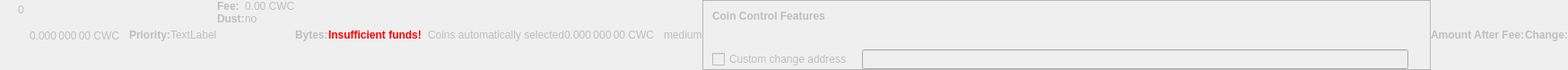
    <widget class="QWidget" name="dummyHideWidget" native="true">
     <property name="enabled">
      <bool>false</bool>
     </property>
     <property name="maximumSize">
      <size>
       <width>100</width>
       <height>22</height>
      </size>
     </property>
     <layout class="QHBoxLayout" name="dummyHideLayout">
      <property name="spacing">
       <number>0</number>
      </property>
      <property name="margin">
       <number>0</number>
      </property>
      <item>
       <layout class="QFormLayout" name="formLayoutCoinControl1">
        <property name="horizontalSpacing">
         <number>10</number>
        </property>
        <property name="verticalSpacing">
         <number>14</number>
        </property>
        <property name="leftMargin">
         <number>10</number>
        </property>
        <property name="topMargin">
         <number>4</number>
        </property>
        <property name="rightMargin">
         <number>6</number>
        </property>
        <item row="0" column="1">
         <widget class="QLabel" name="labelCoinControlBytes">
          <property name="cursor">
           <cursorShape>IBeamCursor</cursorShape>
          </property>
          <property name="contextMenuPolicy">
           <enum>Qt::ActionsContextMenu</enum>
          </property>
          <property name="text">
           <string notr="true">0</string>
          </property>
          <property name="textInteractionFlags">
           <set>Qt::LinksAccessibleByMouse|Qt::TextSelectableByKeyboard|Qt::TextSelectableByMouse</set>
          </property>
         </widget>
        </item>
       </layout>
      </item>
      <item>
       <widget class="QLabel" name="labelCoinControlAfterFee">
        <property name="enabled">
         <bool>false</bool>
        </property>
        <property name="sizePolicy">
         <sizepolicy hsizetype="Fixed" vsizetype="Fixed">
          <horstretch>0</horstretch>
          <verstretch>0</verstretch>
         </sizepolicy>
        </property>
        <property name="minimumSize">
         <size>
          <width>111</width>
          <height>12</height>
         </size>
        </property>
        <property name="maximumSize">
         <size>
          <width>111</width>
          <height>12</height>
         </size>
        </property>
        <property name="cursor">
         <cursorShape>IBeamCursor</cursorShape>
        </property>
        <property name="contextMenuPolicy">
         <enum>Qt::ActionsContextMenu</enum>
        </property>
        <property name="text">
         <string notr="true">0.000 000 00 CWC</string>
        </property>
        <property name="textInteractionFlags">
         <set>Qt::LinksAccessibleByMouse|Qt::TextSelectableByKeyboard|Qt::TextSelectableByMouse</set>
        </property>
       </widget>
      </item>
      <item>
       <widget class="QLabel" name="labelCoinControlPriorityText">
        <property name="enabled">
         <bool>false</bool>
        </property>
        <property name="font">
         <font>
          <weight>75</weight>
          <bold>true</bold>
         </font>
        </property>
        <property name="text">
         <string>Priority:</string>
        </property>
       </widget>
      </item>
      <item>
       <layout class="QHBoxLayout" name="horizontalLayout">
        <item>
         <widget class="QLabel" name="WarningLabel">
          <property name="text">
           <string>TextLabel</string>
          </property>
         </widget>
        </item>
       </layout>
      </item>
      <item>
       <layout class="QFormLayout" name="formLayoutCoinControl3">
        <property name="horizontalSpacing">
         <number>0</number>
        </property>
        <property name="verticalSpacing">
         <number>0</number>
        </property>
        <property name="leftMargin">
         <number>0</number>
        </property>
        <property name="topMargin">
         <number>0</number>
        </property>
        <property name="rightMargin">
         <number>0</number>
        </property>
        <item row="0" column="0">
         <widget class="QLabel" name="labelCoinControlFeeText">
          <property name="enabled">
           <bool>false</bool>
          </property>
          <property name="font">
           <font>
            <weight>75</weight>
            <bold>true</bold>
           </font>
          </property>
          <property name="text">
           <string>Fee:</string>
          </property>
          <property name="margin">
           <number>0</number>
          </property>
         </widget>
        </item>
        <item row="0" column="1">
         <widget class="QLabel" name="labelCoinControlFee">
          <property name="enabled">
           <bool>false</bool>
          </property>
          <property name="cursor">
           <cursorShape>IBeamCursor</cursorShape>
          </property>
          <property name="contextMenuPolicy">
           <enum>Qt::ActionsContextMenu</enum>
          </property>
          <property name="text">
           <string notr="true">0.00 CWC</string>
          </property>
          <property name="textInteractionFlags">
           <set>Qt::LinksAccessibleByMouse|Qt::TextSelectableByKeyboard|Qt::TextSelectableByMouse</set>
          </property>
         </widget>
        </item>
        <item row="1" column="0">
         <widget class="QLabel" name="labelCoinControlLowOutputText">
          <property name="enabled">
           <bool>false</bool>
          </property>
          <property name="font">
           <font>
            <weight>75</weight>
            <bold>true</bold>
           </font>
          </property>
          <property name="text">
           <string>Dust:</string>
          </property>
         </widget>
        </item>
        <item row="1" column="1">
         <widget class="QLabel" name="labelCoinControlLowOutput">
          <property name="enabled">
           <bool>false</bool>
          </property>
          <property name="cursor">
           <cursorShape>IBeamCursor</cursorShape>
          </property>
          <property name="contextMenuPolicy">
           <enum>Qt::ActionsContextMenu</enum>
          </property>
          <property name="text">
           <string>no</string>
          </property>
          <property name="textInteractionFlags">
           <set>Qt::LinksAccessibleByMouse|Qt::TextSelectableByKeyboard|Qt::TextSelectableByMouse</set>
          </property>
         </widget>
        </item>
       </layout>
      </item>
      <item>
       <widget class="QLabel" name="labelCoinControlBytesText">
        <property name="enabled">
         <bool>false</bool>
        </property>
        <property name="font">
         <font>
          <weight>75</weight>
          <bold>true</bold>
         </font>
        </property>
        <property name="text">
         <string>Bytes:</string>
        </property>
       </widget>
      </item>
      <item>
       <layout class="QFormLayout" name="formLayoutCoinControl2">
        <property name="horizontalSpacing">
         <number>0</number>
        </property>
        <property name="verticalSpacing">
         <number>0</number>
        </property>
        <property name="leftMargin">
         <number>0</number>
        </property>
        <property name="topMargin">
         <number>0</number>
        </property>
        <property name="rightMargin">
         <number>0</number>
        </property>
       </layout>
      </item>
      <item>
       <layout class="QHBoxLayout" name="horizontalLayoutCoinControl2">
        <property name="spacing">
         <number>0</number>
        </property>
        <property name="bottomMargin">
         <number>0</number>
        </property>
       </layout>
      </item>
      <item>
       <widget class="QLabel" name="labelCoinControlInsuffFunds">
        <property name="enabled">
         <bool>false</bool>
        </property>
        <property name="minimumSize">
         <size>
          <width>0</width>
          <height>0</height>
         </size>
        </property>
        <property name="font">
         <font>
          <weight>75</weight>
          <bold>true</bold>
         </font>
        </property>
        <property name="styleSheet">
         <string notr="true">color:red;font-weight:bold;</string>
        </property>
        <property name="text">
         <string>Insufficient funds!</string>
        </property>
        <property name="margin">
         <number>5</number>
        </property>
       </widget>
      </item>
      <item>
       <layout class="QFormLayout" name="formLayoutCoinControl4">
        <property name="horizontalSpacing">
         <number>0</number>
        </property>
        <property name="verticalSpacing">
         <number>0</number>
        </property>
        <property name="leftMargin">
         <number>0</number>
        </property>
        <property name="topMargin">
         <number>0</number>
        </property>
        <property name="rightMargin">
         <number>0</number>
        </property>
       </layout>
      </item>
      <item>
       <widget class="QLabel" name="labelCoinControlChangeLabel">
        <property name="enabled">
         <bool>false</bool>
        </property>
        <property name="sizePolicy">
         <sizepolicy hsizetype="Preferred" vsizetype="Expanding">
          <horstretch>0</horstretch>
          <verstretch>0</verstretch>
         </sizepolicy>
        </property>
        <property name="minimumSize">
         <size>
          <width>0</width>
          <height>0</height>
         </size>
        </property>
        <property name="text">
         <string/>
        </property>
        <property name="margin">
         <number>3</number>
        </property>
       </widget>
      </item>
      <item>
       <widget class="QLabel" name="labelCoinControlAutomaticallySelected">
        <property name="enabled">
         <bool>false</bool>
        </property>
        <property name="sizePolicy">
         <sizepolicy hsizetype="Fixed" vsizetype="Fixed">
          <horstretch>0</horstretch>
          <verstretch>0</verstretch>
         </sizepolicy>
        </property>
        <property name="minimumSize">
         <size>
          <width>0</width>
          <height>0</height>
         </size>
        </property>
        <property name="maximumSize">
         <size>
          <width>240</width>
          <height>16777215</height>
         </size>
        </property>
        <property name="text">
         <string>Coins automatically selected</string>
        </property>
        <property name="margin">
         <number>5</number>
        </property>
       </widget>
      </item>
      <item>
       <widget class="QLabel" name="labelCoinControlChange">
        <property name="enabled">
         <bool>false</bool>
        </property>
        <property name="sizePolicy">
         <sizepolicy hsizetype="Fixed" vsizetype="Fixed">
          <horstretch>0</horstretch>
          <verstretch>0</verstretch>
         </sizepolicy>
        </property>
        <property name="minimumSize">
         <size>
          <width>111</width>
          <height>0</height>
         </size>
        </property>
        <property name="maximumSize">
         <size>
          <width>111</width>
          <height>16777215</height>
         </size>
        </property>
        <property name="cursor">
         <cursorShape>IBeamCursor</cursorShape>
        </property>
        <property name="contextMenuPolicy">
         <enum>Qt::ActionsContextMenu</enum>
        </property>
        <property name="text">
         <string notr="true">0.000 000 00 CWC</string>
        </property>
        <property name="textInteractionFlags">
         <set>Qt::LinksAccessibleByMouse|Qt::TextSelectableByKeyboard|Qt::TextSelectableByMouse</set>
        </property>
       </widget>
      </item>
      <item>
       <widget class="QLabel" name="labelCoinControlPriority">
        <property name="enabled">
         <bool>false</bool>
        </property>
        <property name="cursor">
         <cursorShape>IBeamCursor</cursorShape>
        </property>
        <property name="contextMenuPolicy">
         <enum>Qt::ActionsContextMenu</enum>
        </property>
        <property name="text">
         <string>medium</string>
        </property>
        <property name="textInteractionFlags">
         <set>Qt::LinksAccessibleByMouse|Qt::TextSelectableByKeyboard|Qt::TextSelectableByMouse</set>
        </property>
       </widget>
      </item>
      <item>
       <widget class="QFrame" name="frameCoinControl">
        <property name="sizePolicy">
         <sizepolicy hsizetype="Expanding" vsizetype="Expanding">
          <horstretch>0</horstretch>
          <verstretch>0</verstretch>
         </sizepolicy>
        </property>
        <property name="maximumSize">
         <size>
          <width>16777215</width>
          <height>16777215</height>
         </size>
        </property>
        <property name="frameShape">
         <enum>QFrame::StyledPanel</enum>
        </property>
        <property name="frameShadow">
         <enum>QFrame::Sunken</enum>
        </property>
        <layout class="QVBoxLayout" name="verticalLayoutCoinControl2_2">
         <property name="spacing">
          <number>0</number>
         </property>
         <property name="margin">
          <number>0</number>
         </property>
         <item>
          <layout class="QVBoxLayout" name="verticalLayoutCoinControl" stretch="0,0,0,1">
           <property name="spacing">
            <number>0</number>
           </property>
           <property name="leftMargin">
            <number>10</number>
           </property>
           <property name="topMargin">
            <number>10</number>
           </property>
           <item>
            <layout class="QHBoxLayout" name="horizontalLayoutCoinControl1">
             <property name="bottomMargin">
              <number>15</number>
             </property>
             <item>
              <widget class="QLabel" name="labelCoinControlFeatures">
               <property name="enabled">
                <bool>false</bool>
               </property>
               <property name="sizePolicy">
                <sizepolicy hsizetype="Preferred" vsizetype="Maximum">
                 <horstretch>0</horstretch>
                 <verstretch>0</verstretch>
                </sizepolicy>
               </property>
               <property name="font">
                <font>
                 <weight>75</weight>
                 <bold>true</bold>
                </font>
               </property>
               <property name="styleSheet">
                <string notr="true">font-weight:bold;</string>
               </property>
               <property name="text">
                <string>Coin Control Features</string>
               </property>
              </widget>
             </item>
            </layout>
           </item>
           <item>
            <widget class="QWidget" name="widgetCoinControl" native="true">
             <property name="sizePolicy">
              <sizepolicy hsizetype="Preferred" vsizetype="Preferred">
               <horstretch>0</horstretch>
               <verstretch>0</verstretch>
              </sizepolicy>
             </property>
             <property name="minimumSize">
              <size>
               <width>0</width>
               <height>0</height>
              </size>
             </property>
             <property name="styleSheet">
              <string notr="true"/>
             </property>
             <layout class="QHBoxLayout" name="horizontalLayoutCoinControl5_2">
              <property name="margin">
               <number>0</number>
              </property>
              <item>
               <layout class="QHBoxLayout" name="horizontalLayoutCoinControl3">
                <property name="spacing">
                 <number>20</number>
                </property>
                <property name="topMargin">
                 <number>0</number>
                </property>
                <property name="bottomMargin">
                 <number>10</number>
                </property>
               </layout>
              </item>
             </layout>
            </widget>
           </item>
           <item>
            <layout class="QHBoxLayout" name="horizontalLayoutCoinControl4" stretch="0,0,0">
             <property name="spacing">
              <number>12</number>
             </property>
             <property name="sizeConstraint">
              <enum>QLayout::SetDefaultConstraint</enum>
             </property>
             <property name="topMargin">
              <number>5</number>
             </property>
             <property name="rightMargin">
              <number>5</number>
             </property>
             <item>
              <widget class="QCheckBox" name="checkBoxCoinControlChange">
               <property name="enabled">
                <bool>false</bool>
               </property>
               <property name="toolTip">
                <string>If this is activated, but the change address is empty or invalid, change will be sent to a newly generated address.</string>
               </property>
               <property name="text">
                <string>Custom change address</string>
               </property>
              </widget>
             </item>
             <item>
              <widget class="QValidatedLineEdit" name="lineEditCoinControlChange">
               <property name="enabled">
                <bool>false</bool>
               </property>
               <property name="sizePolicy">
                <sizepolicy hsizetype="Expanding" vsizetype="Fixed">
                 <horstretch>0</horstretch>
                 <verstretch>0</verstretch>
                </sizepolicy>
               </property>
              </widget>
             </item>
             <item>
              <widget class="QLabel" name="labelCoinControlChangeLabel_2">
               <property name="sizePolicy">
                <sizepolicy hsizetype="Preferred" vsizetype="Expanding">
                 <horstretch>0</horstretch>
                 <verstretch>0</verstretch>
                </sizepolicy>
               </property>
               <property name="minimumSize">
                <size>
                 <width>0</width>
                 <height>0</height>
                </size>
               </property>
               <property name="text">
                <string/>
               </property>
               <property name="margin">
                <number>3</number>
               </property>
              </widget>
             </item>
            </layout>
           </item>
           <item>
            <spacer name="verticalSpacerCoinControl">
             <property name="orientation">
              <enum>Qt::Vertical</enum>
             </property>
             <property name="sizeHint" stdset="0">
              <size>
               <width>800</width>
               <height>1</height>
              </size>
             </property>
            </spacer>
           </item>
          </layout>
         </item>
        </layout>
       </widget>
      </item>
      <item>
       <widget class="QLabel" name="labelCoinControlAfterFeeText">
        <property name="enabled">
         <bool>false</bool>
        </property>
        <property name="minimumSize">
         <size>
          <width>0</width>
          <height>0</height>
         </size>
        </property>
        <property name="maximumSize">
         <size>
          <width>16777215</width>
          <height>16777215</height>
         </size>
        </property>
        <property name="font">
         <font>
          <weight>75</weight>
          <bold>true</bold>
         </font>
        </property>
        <property name="text">
         <string>Amount After Fee:</string>
        </property>
        <property name="alignment">
         <set>Qt::AlignLeading|Qt::AlignLeft|Qt::AlignVCenter</set>
        </property>
        <property name="margin">
         <number>0</number>
        </property>
       </widget>
      </item>
      <item>
       <widget class="QLabel" name="labelCoinControlChangeText">
        <property name="enabled">
         <bool>false</bool>
        </property>
        <property name="sizePolicy">
         <sizepolicy hsizetype="Preferred" vsizetype="Preferred">
          <horstretch>0</horstretch>
          <verstretch>0</verstretch>
         </sizepolicy>
        </property>
        <property name="minimumSize">
         <size>
          <width>0</width>
          <height>0</height>
         </size>
        </property>
        <property name="maximumSize">
         <size>
          <width>16777215</width>
          <height>16777215</height>
         </size>
        </property>
        <property name="font">
         <font>
          <weight>75</weight>
          <bold>true</bold>
         </font>
        </property>
        <property name="text">
         <string>Change:</string>
        </property>
        <property name="alignment">
         <set>Qt::AlignLeading|Qt::AlignLeft|Qt::AlignVCenter</set>
        </property>
       </widget>
      </item>
     </layout>
    </widget>
